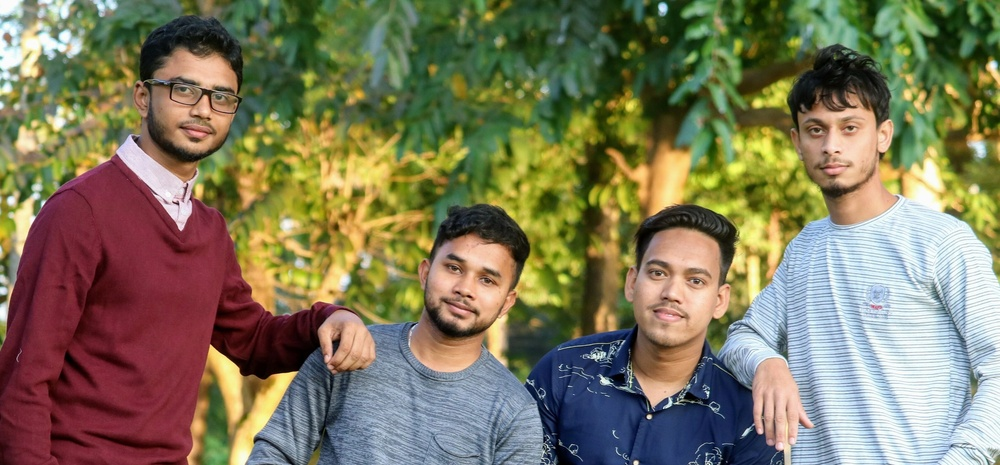
#> input picture two.jpg, 1000 x 465 px, shrunk from 3187 x 1482 before the run
$ python multiple_face.py
#> lines starting #> are read from the running program, lines starting #| are printed output that depends on the picture; after the words box and inside, x2 and y2 are one past the last pixel; in counts of white or black regions, pixels touching at a corner belong together
import cv2

from random import randrange as r
#datset load
trainedDataset=cv2.CascadeClassifier("face.xml")

#choose img
img = cv2.imread("two.jpg")
#> img is the input picture: shape (465, 1000, 3); mean B, G, R 91.5, 119.7, 125.6

#conversion to black and white
greyimg = cv2.cvtColor(img , cv2.COLOR_BGR2GRAY)
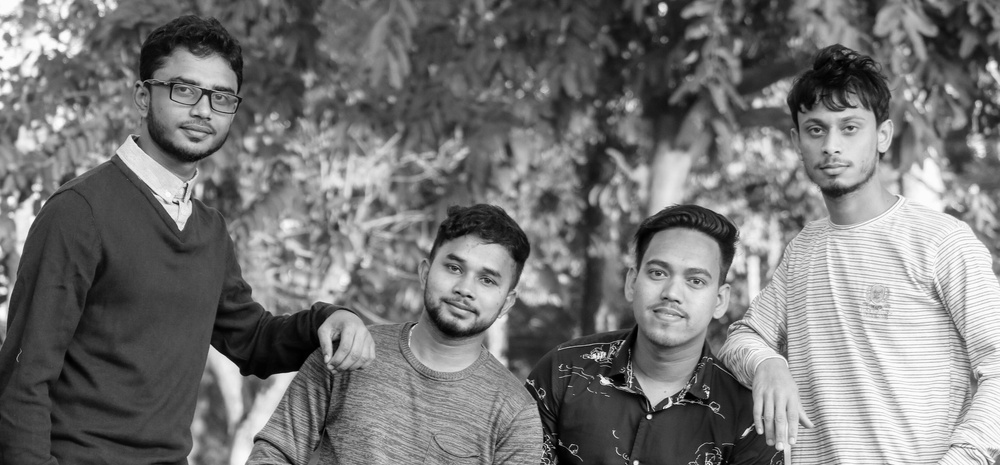
#> greyimg: shape (465, 1000); min 0, max 255, mean 118.2

#detect face
faceCoordinates = trainedDataset.detectMultiScale(greyimg)
#> faceCoordinates = [[464, 378, 48, 48], [861, 19, 66, 66], [883, 16, 67, 67], [788, 94, 91, 91], [622, 233, 107, 107], [142, 53, 107, 107], [420, 233, 101, 101], [397, 336, 121, 121]]

for x , y, w , h in faceCoordinates:
    cv2.rectangle(img , (x , y) , (x+w , y+h) ,(r(0 , 256) , r(0 , 256) , r(0 , 256)) , 2 )
#> this loop made 8 passes
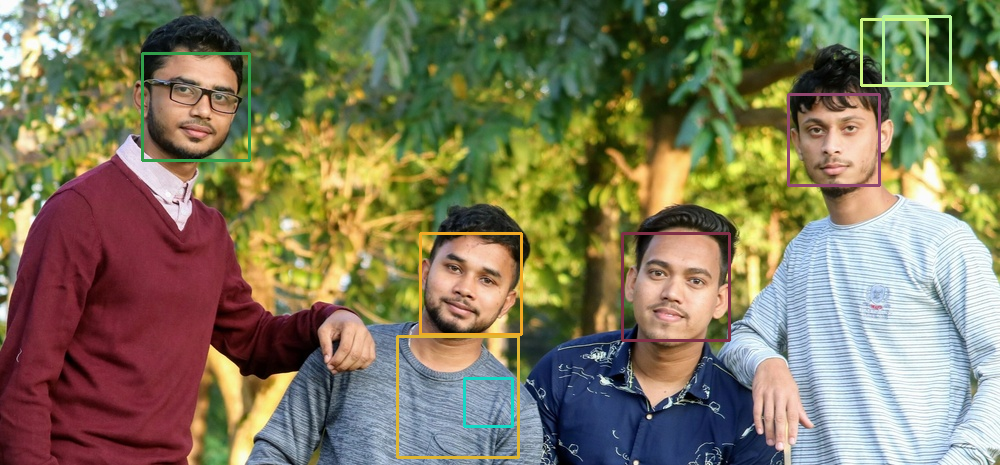
#> img: shape (465, 1000, 3); 1.79% of pixels changed, all inside (x1, y1, x2, y2) = (141, 15, 952, 459)


#diplay image
cv2.imshow("Multi Face Detection" , img)
#this will pause the execution of program until any key is pressed
cv2.waitKey()

print("end program")

$ run again, with one.webp saved as two.jpg
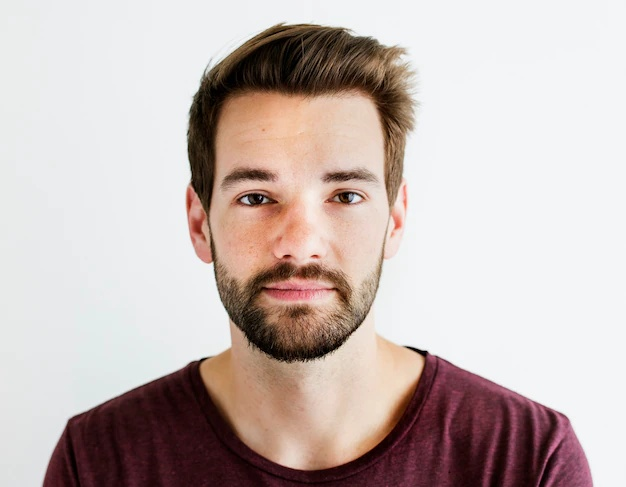
#> input picture one.webp, 626 x 487 px
#> img is the input picture: shape (487, 626, 3); mean B, G, R 181.3, 184.8, 198.4
#> `greyimg = cv2.cvtColor(img , cv2.COLOR_BGR2GRAY)`:
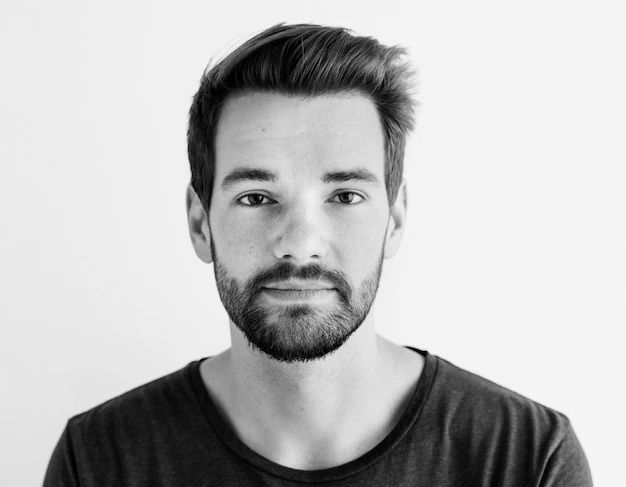
#> greyimg: shape (487, 626); min 0, max 250, mean 188.5
#> faceCoordinates = [[171, 92, 265, 265]]
#> the loop `for x , y, w , h in faceCoordinates:` made 1 pass
#> after the loop `for x , y, w , h in faceCoordinates:`:
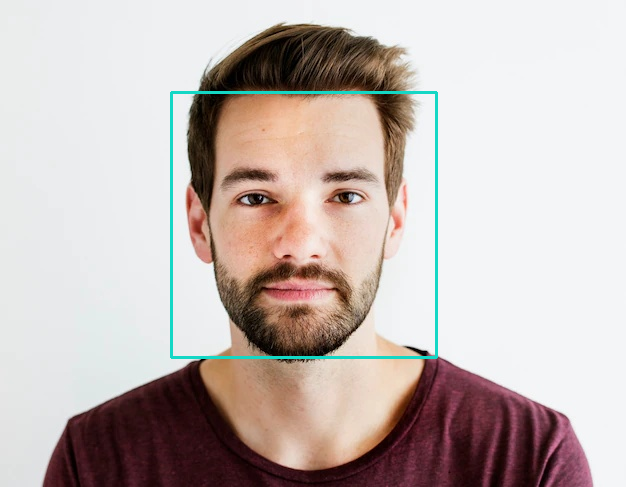
#> img: shape (487, 626, 3); 1.04% of pixels changed, all inside (x1, y1, x2, y2) = (170, 91, 438, 359)
